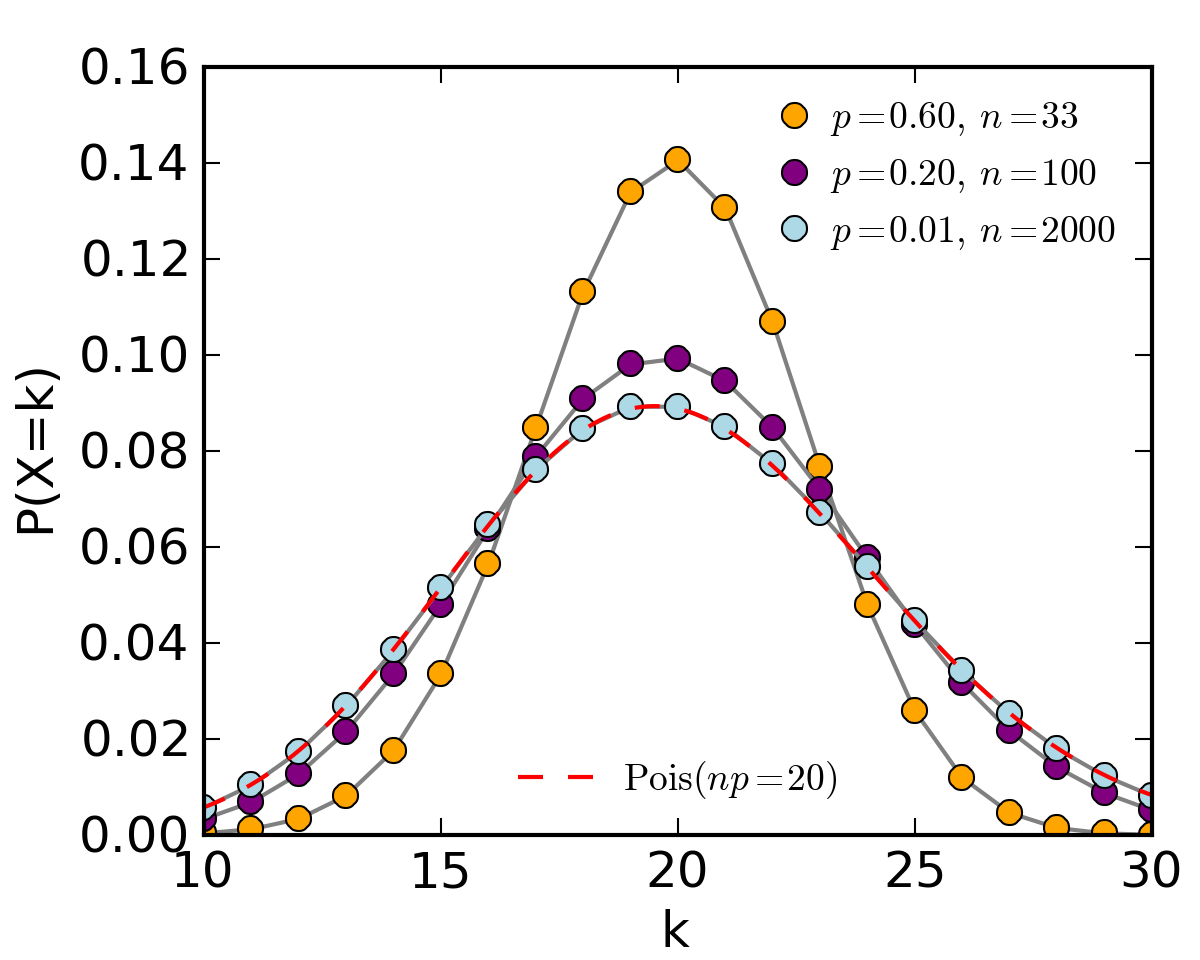

Source code (Python):
import numpy as np
import matplotlib.pyplot as plt
import scipy.misc as sc
 
#plotting binomials
k_range = np.arange(0,41) 
col = {0: 'orange', 1: 'purple', 2: 'lightblue'}
 
def binomial_value(n,k,p):
    return sc.comb(n,k)*(p**k)*((1-p)**(n-k)) 
 
 
plt.clf()
plt.figure(figsize=(4,3.2))
Ax = plt.axes([0.17,0.13,0.79,0.8])
plt.hold(True)
 
 
p_n_pairs = [(0.6,int(20/0.6)),(0.2,int(20/0.2)),(0.01,int(20/0.01))]
 
A = []
for L,pair in enumerate(p_n_pairs):
 
    p = pair[0]
    n = pair[1]
 
    prob_values = np.array([binomial_value(n,k,p) for k in k_range])
 
    plt.plot(k_range, prob_values, '-', color='grey')
    a, = plt.plot(k_range, prob_values, 'o', color=col[L])
    A.append(a)
 
plt.xlabel("k")
plt.ylabel(r"P(X=k)")
 
bx = plt.legend(A, (r"$p=%.2f,\,n=%d$" % p_n_pairs[0], r"$p=%.2f,\,n=%d$" % p_n_pairs[1], r"$p=%.2f,\,n=%d$" % p_n_pairs[2]), numpoints=1, handletextpad=0, loc="upper right",prop={'size':9})
bx.draw_frame(False)
plt.xlim(10,30)
 
#plotting poisson for lambda=np=20
 
import scipy.special as sp
 
x_range = np.arange(0,41,0.05) 
 
L = 20
P = -L + x_range*np.log(L) - sp.gammaln(x_range+1)
P = np.exp(P)
t, = plt.plot(x_range,P, 'r', linestyle='dashed')
kx = plt.legend([t], (r"$\mathrm{Pois}(np=20)$",), "lower center", numpoints=1, prop={'size':9})
kx.draw_frame(False)
 
plt.gca().add_artist(bx)
 
 
plt.savefig("p-060-020-001_n-33-100-2000_Poisson-np-20.png", dpi=300)
